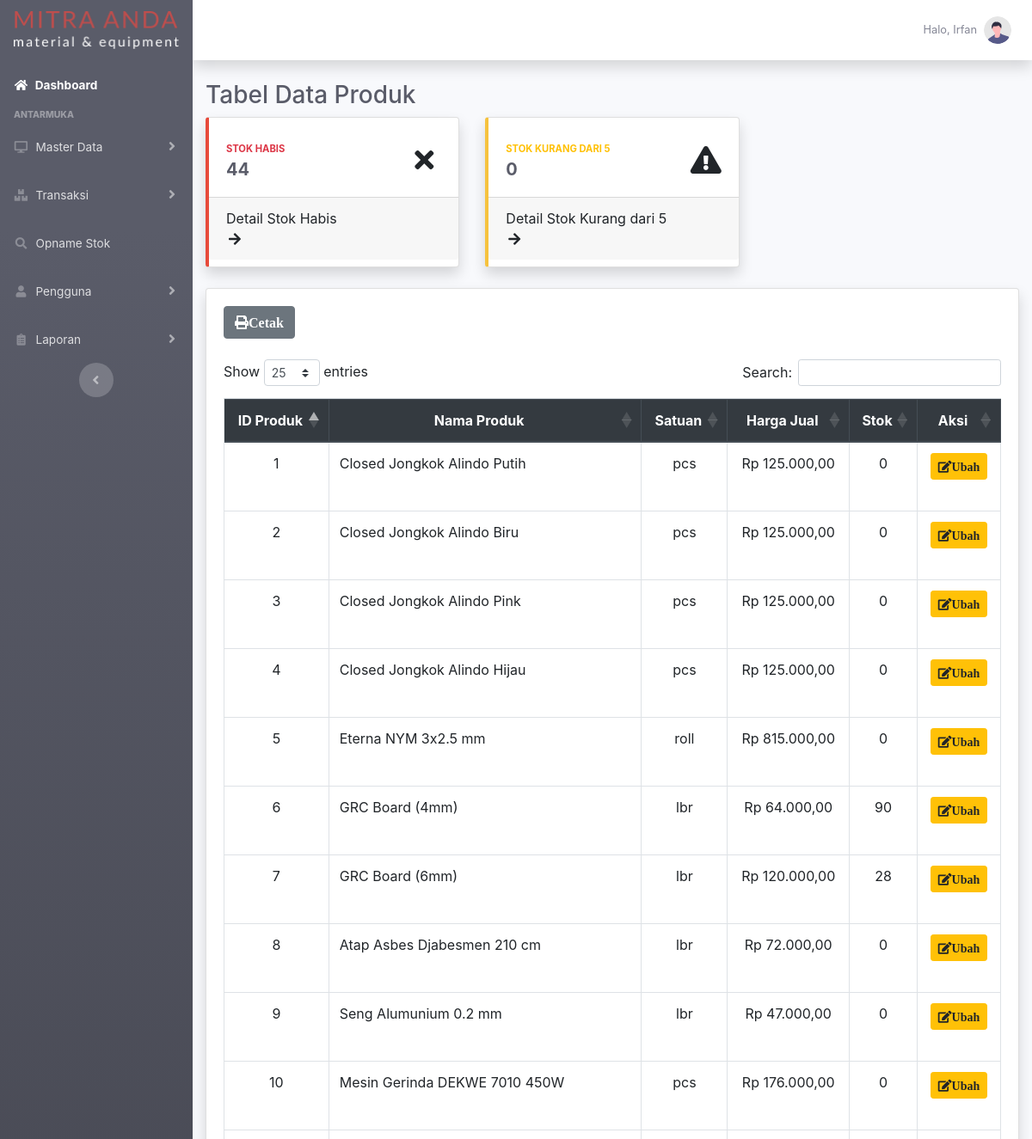
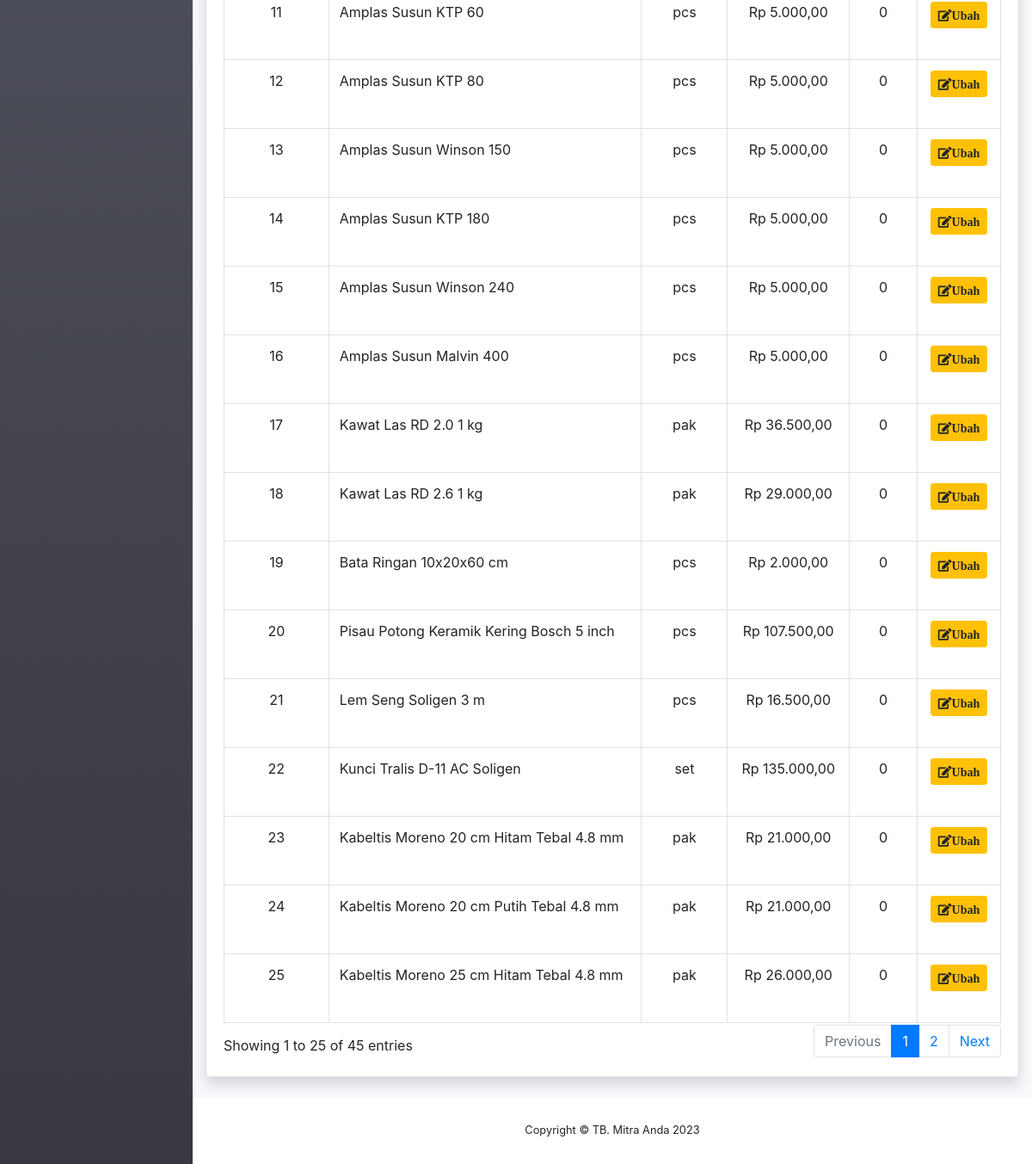
The page /php/modul/master/produk.php (signed in) on the database its author committed (2 pictures, top to bottom).
### tables this page shows
CREATE TABLE `tbproduk` (
  `idProduk` int(11) NOT NULL,
  `Produk` varchar(256) NOT NULL,
  `idSatuan` int(11) NOT NULL,
  `hargaJual` int(11) NOT NULL,
  `stokProduk` int(11) NOT NULL,
  `Status` tinyint(1) NOT NULL
);

CREATE TABLE `tbsatuan` (
  `idSatuan` int(11) NOT NULL,
  `Satuan` varchar(10) NOT NULL,
  `Status` tinyint(1) NOT NULL
);

### php/modul/master/produk.php (the view, shortened to what this page needs)
<?php
    require '../../fungsi.php';
?>
<!DOCTYPE html>
<html lang="en">
    <head>
        <link href="../../../vendor/fontawesome-free/css/all.min.css" rel="stylesheet" type="text/css">
        <link href="../../../css/sb-admin-2.css" rel="stylesheet">
        <link rel="stylesheet" href="https://maxcdn.bootstrapcdn.com/bootstrap/4.5.2/css/bootstrap.min.css">
        <link rel="stylesheet" type="text/css" href="https://cdnjs.cloudflare.com/ajax/libs/twitter-bootstrap/4.5.2/css/bootstrap.css">
        <link rel="stylesheet" type="text/css" href="https://cdn.datatables.net/1.13.4/css/dataTables.bootstrap4.min.css">
        <link rel="stylesheet" type="text/css" href="https://cdn.datatables.net/buttons/1.6.5/css/buttons.dataTables.min.css">
        <link rel="stylesheet" href="https://cdn.jsdelivr.net/npm/bootstrap-select@1.13.14/dist/css/bootstrap-select.min.css">
    </head>
    <body id="page-top">
        <div id="wrapper">
            <ul class="navbar-nav bg-gradient-dark sidebar sidebar-dark accordion" id="accordionSidebar">
                <a class="sidebar-brand d-flex align-items-center justify-content-center" href="../../index.php">
                    <img class="img-fluid" src="../../../assets/img/logotext.png"></img>
                </a>
                <li class="nav-item active">
                    <a class="nav-link" href="../../index.php">
                        <i class="fas fa-fw fa-home"></i>
                        <span>Dashboard</span></a>
                </li>
                <div class="sidebar-heading">
                    Antarmuka
                </div>
                <li class="nav-item">
                    <a class="nav-link collapsed" href="#" data-toggle="collapse" data-target="#collapseMaster"
                    aria-expanded="true" aria-controls="collapseMaster">
                        <i class="fas fa-fw fa-desktop"></i>
                        <span>Master Data</span>
                    </a>
                </li>
                <li class="nav-item">
                    <a class="nav-link collapsed" href="#" data-toggle="collapse" data-target="#collapseStok"
                    aria-expanded="true" aria-controls="collapseStok">
                        <i class="fas fa-fw fa-boxes"></i>
                        <span>Transaksi</span>
                    </a>
                </li>
				<?php
					$jabatan1=$_SESSION['Jabatan']=='Owner';
					$jabatan2=$_SESSION['Jabatan']=='Checker';
					if($jabatan1 OR $jabatan2){
				?>
                <li class="nav-item">
                    <a class="nav-link" href="../opname/dataopname.php">
                    <i class="fas fa-fw fa-search"></i>
                    <span>Opname Stok</span></a>
                </li>
				<?php
                }?>
                <li class="nav-item">
                    <a class="nav-link collapsed" href="#" data-toggle="collapse" data-target="#collapsePengguna"
                    aria-expanded="true" aria-controls="collapsePengguna">
                        <i class="fas fa-fw fa-user"></i>
                        <span>Pengguna</span>
                    </a>
                </li>
                    <li class="nav-item">
                        <a class="nav-link collapsed" href="#" data-toggle="collapse" data-target="#collapseLaporan"
                        aria-expanded="true" aria-controls="collapseLaporan">
                            <i class="fas fa-fw fa-clipboard-list"></i>
                            <span>Laporan</span>
                        </a>
                    </li>
                <div class="text-center d-none d-md-inline">
                    <button class="rounded-circle border-0" id="sidebarToggle"></button>
                </div>
            </ul>
            <div id="content-wrapper" class="d-flex flex-column">
                <div id="content">
                    <nav class="navbar navbar-expand navbar-light bg-white topbar mb-4 static-top shadow">
                        <ul class="navbar-nav ml-auto">
                            <li class="nav-item dropdown no-arrow">
                                <a class="nav-link dropdown-toggle" href="#" id="userDropdown" role="button"
                                    data-toggle="dropdown" aria-haspopup="true" aria-expanded="false">
                                    <span class="mr-2 d-none d-lg-inline text-gray-600 small"><?php echo 'Halo, '. $_SESSION['Nama'];?></span>
                                    <img class="img-profile rounded-circle"
                                        src="../../../assets/img/undraw_profile.svg">
                                </a>
                            </li>
                        </ul>
                    </nav>
                    <div class="container-fluid">
                        <h1 class="h3 mb-2 text-gray-800">Tabel Data Produk</h1>
                        <div class="row">
                            <div class="col-xl-4 col-md-6 mb-4">
                                <div class="card border-left-danger shadow h-100 py-2">
                                    <div class="card-body">
                                        <div class="row no-gutters align-items-center">
                                            <div class="col mr-2">
                                                <div class="text-xs font-weight-bold text-danger text-uppercase mb-1">
                                                    Stok Habis</div>
                                                <div class="h5 mb-0 font-weight-bold text-gray-800">
                                                    <?php
                                                        $dataProduk = mysqli_query($conn,"SELECT * FROM tbproduk WHERE stokProduk=0");
                                                        $jumlahProduk = mysqli_num_rows($dataProduk);
                                                    ?>
                                                    <?php echo $jumlahProduk; ?>
                                                </div>
                                            </div>
                                            <div class="col-auto">
                                                <i class="fas fa-fw fa-times fa-2x text-dark-300"></i>
                                            </div>
                                        </div>
                                    </div>
                                    <div class="card-footer" data-toggle="modal" data-target="#habis">
                                    <div class="row">
                                            <div class="col-10">
                                                Detail Stok Habis
                                            </div>
                                            <div class="col">
                                                <i class="fas fa-fw fa-arrow-right"></i>
                                            </div>
                                        </div>
                                    </div>
                                </div>
                            </div>
                            <div class="col-xl-4 col-md-6 mb-4">
                                <div class="card border-left-warning shadow h-100 py-2">
                                    <div class="card-body">
                                        <div class="row no-gutters align-items-center">
                                            <div class="col mr-2">
                                                <div class="text-xs font-weight-bold text-warning text-uppercase mb-1">
                                                Stok Kurang dari 5</div>
                                                <div class="h5 mb-0 font-weight-bold text-gray-800">
                                                    <?php
                                                        $dataProduk = mysqli_query($conn,"SELECT * FROM tbproduk WHERE stokProduk<5 AND stokProduk>0");
                                                        $jumlahProduk = mysqli_num_rows($dataProduk);
                                                    ?>
                                                    <?php echo $jumlahProduk; ?>
                                                </div>
                                            </div>
                                            <div class="col-auto">
                                                <i class="fas fa-exclamation-triangle fa-2x text-dark-300"></i>
                                            </div>
                                        </div>
                                    </div>
                                    <div class="card-footer" data-toggle="modal" data-target="#kritis">
                                        <div class="row">
                                            <div class="col-10">
                                                Detail Stok Kurang dari 5
                                            </div>
                                            <div class="col">
                                                <i class="fas fa-fw fa-arrow-right"></i>
                                            </div>
                                        </div>
                                    </div>
                                </div>
                            </div>
                        </div>
                        <div class="card shadow mb-4">
                            <div class="card-body">
                                <a class="btn btn-secondary" href="../laporan/cetaklaporanproduk.php" target="_blank">
                                    <i class="fas fa-print">Cetak</i>
                                </a>
                                <br><br>
                                <div id="datatables">
                                    <table class="table table-stripped table-bordered table-hover" id="dtProduk" width="100%" cellspacing="0">
                                        <thead class="thead-dark">
                                            <tr>
                                                <th class="text-center">ID Produk</th>
                                                <th class="text-center">Nama Produk</th>
                                                <th class="text-center">Satuan</th>
                                                <th class="text-center">Harga Jual</th>
                                                <th class="text-center">Stok</th>
                                                <th class="text-center">Aksi</th>
                                            </tr>
                                        </thead>
                                        <tbody>
                                            <?php
                                                $tampilDataProduk= mysqli_query($conn,"SELECT * FROM tbproduk
                                                INNER JOIN tbsatuan ON tbproduk.idSatuan=tbsatuan.idSatuan
                                                WHERE tbproduk.Status = '1'
                                                ORDER BY idProduk;");
                                                while($data=mysqli_fetch_array($tampilDataProduk)){
                                                    $idProduk = $data['idProduk'];
                                                    $Produk =$data['Produk'];
                                                    $Satuan =$data['Satuan'];
                                                    $konversiHargaJual = "Rp " . number_format($data['hargaJual'],2,',','.');
                                                    $stokProduk =$data['stokProduk'];
                                            ?>
                                            <tr>
                                                <td class="text-center"><?=$idProduk;?></td>
                                                <td><?=$Produk;?></td>
                                                <td class="text-center"><?=$Satuan;?></td>
                                                <td class="text-center"><?=$konversiHargaJual;?></td>
                                                <td class="text-center"><?=$stokProduk;?></td>
                                                <td class="text-center">
                                                    <a type="button" class="btn btn-warning btn-sm mb-4" href="detailproduk.php?id=<?php echo $idProduk;?>">
                                                        <i class="fas fa-edit">Ubah</i>
                                                    </a>
                                                </td>
                                            </tr>
                                            <?php
                                                };
                                            ?>
                                        </tbody>
                                    </table>
                                </div>
                            </div>
                        </div>
                    </div>
                </div>
                <footer class="sticky-footer bg-white">
                    <div class="container my-auto">
                        <div class="copyright text-center my-auto">
                            <span>Copyright &copy; TB. Mitra Anda 2023</span>
                        </div>
                    </div>
                </footer>
            </div>
        </div>
    </body>
</html>

### rows shown on the page
tbproduk: idProduk "1", Produk "Closed Jongkok Alindo Putih", idSatuan.Satuan "pcs", hargaJual "Rp 125.000,00", stokProduk "0"
tbproduk: idProduk "2", Produk "Closed Jongkok Alindo Biru", idSatuan.Satuan "pcs", hargaJual "Rp 125.000,00", stokProduk "0"
tbproduk: idProduk "3", Produk "Closed Jongkok Alindo Pink", idSatuan.Satuan "pcs", hargaJual "Rp 125.000,00", stokProduk "0"
tbproduk: idProduk "4", Produk "Closed Jongkok Alindo Hijau", idSatuan.Satuan "pcs", hargaJual "Rp 125.000,00", stokProduk "0"
tbproduk: idProduk "5", Produk "Eterna NYM 3x2.5 mm", idSatuan.Satuan "roll", hargaJual "Rp 815.000,00", stokProduk "0"
tbproduk: idProduk "6", Produk "GRC Board (4mm)", idSatuan.Satuan "lbr", hargaJual "Rp 64.000,00", stokProduk "90"
tbproduk: idProduk "7", Produk "GRC Board (6mm)", idSatuan.Satuan "lbr", hargaJual "Rp 120.000,00", stokProduk "28"
tbproduk: idProduk "8", Produk "Atap Asbes Djabesmen 210 cm", idSatuan.Satuan "lbr", hargaJual "Rp 72.000,00", stokProduk "0"
tbproduk: idProduk "9", Produk "Seng Alumunium 0.2 mm", idSatuan.Satuan "lbr", hargaJual "Rp 47.000,00", stokProduk "0"
tbproduk: idProduk "10", Produk "Mesin Gerinda DEKWE 7010 450W", idSatuan.Satuan "pcs", hargaJual "Rp 176.000,00", stokProduk "0"
tbproduk: idProduk "11", Produk "Amplas Susun KTP 60", idSatuan.Satuan "pcs", hargaJual "Rp 5.000,00", stokProduk "0"
tbproduk: idProduk "12", Produk "Amplas Susun KTP 80", idSatuan.Satuan "pcs", hargaJual "Rp 5.000,00", stokProduk "0"
tbproduk: idProduk "13", Produk "Amplas Susun Winson 150", idSatuan.Satuan "pcs", hargaJual "Rp 5.000,00", stokProduk "0"
tbproduk: idProduk "14", Produk "Amplas Susun KTP 180", idSatuan.Satuan "pcs", hargaJual "Rp 5.000,00", stokProduk "0"
tbproduk: idProduk "15", Produk "Amplas Susun Winson 240", idSatuan.Satuan "pcs", hargaJual "Rp 5.000,00", stokProduk "0"
tbproduk: idProduk "16", Produk "Amplas Susun Malvin 400", idSatuan.Satuan "pcs", hargaJual "Rp 5.000,00", stokProduk "0"
tbproduk: idProduk "17", Produk "Kawat Las RD 2.0 1 kg", idSatuan.Satuan "pak", hargaJual "Rp 36.500,00", stokProduk "0"
tbproduk: idProduk "18", Produk "Kawat Las RD 2.6 1 kg", idSatuan.Satuan "pak", hargaJual "Rp 29.000,00", stokProduk "0"
tbproduk: idProduk "19", Produk "Bata Ringan 10x20x60 cm", idSatuan.Satuan "pcs", hargaJual "Rp 2.000,00", stokProduk "0"
tbproduk: idProduk "20", Produk "Pisau Potong Keramik Kering Bosch 5 inch", idSatuan.Satuan "pcs", hargaJual "Rp 107.500,00", stokProduk "0"
tbproduk: idProduk "21", Produk "Lem Seng Soligen 3 m", idSatuan.Satuan "pcs", hargaJual "Rp 16.500,00", stokProduk "0"
tbproduk: idProduk "22", Produk "Kunci Tralis D-11 AC Soligen", idSatuan.Satuan "set", hargaJual "Rp 135.000,00", stokProduk "0"
tbproduk: idProduk "23", Produk "Kabeltis Moreno 20 cm Hitam Tebal 4.8 mm", idSatuan.Satuan "pak", hargaJual "Rp 21.000,00", stokProduk "0"
tbproduk: idProduk "24", Produk "Kabeltis Moreno 20 cm Putih Tebal 4.8 mm", idSatuan.Satuan "pak", hargaJual "Rp 21.000,00", stokProduk "0"
tbproduk: idProduk "25", Produk "Kabeltis Moreno 25 cm Hitam Tebal 4.8 mm", idSatuan.Satuan "pak", hargaJual "Rp 26.000,00", stokProduk "0"

### other values the page prints
$_SESSION['Nama'] "Irfan"
$jumlahProduk "44"
$jumlahProduk "0"
